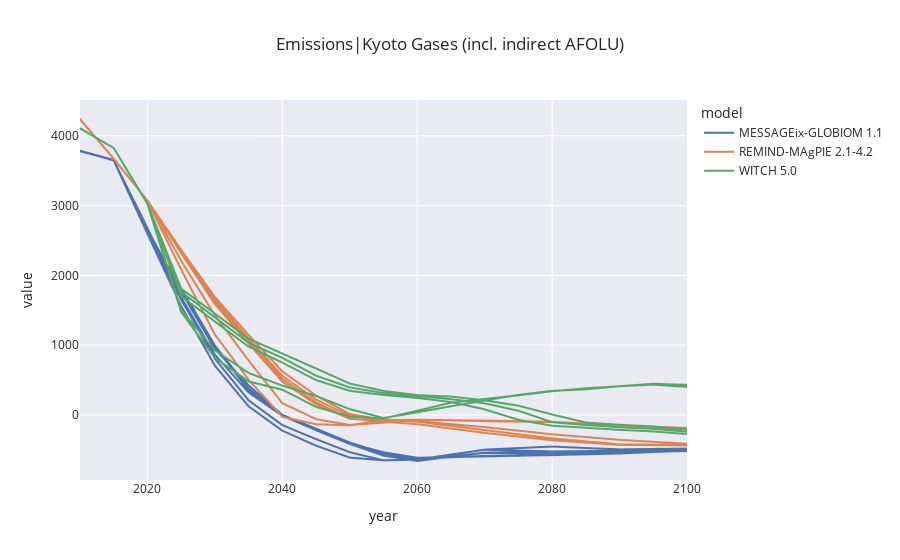

The code cell stored with this chart in its notebook:
### Code cell
dfpins = plot_line(dfp, variable='Emissions|Kyoto Gases (incl. indirect AFOLU)')
